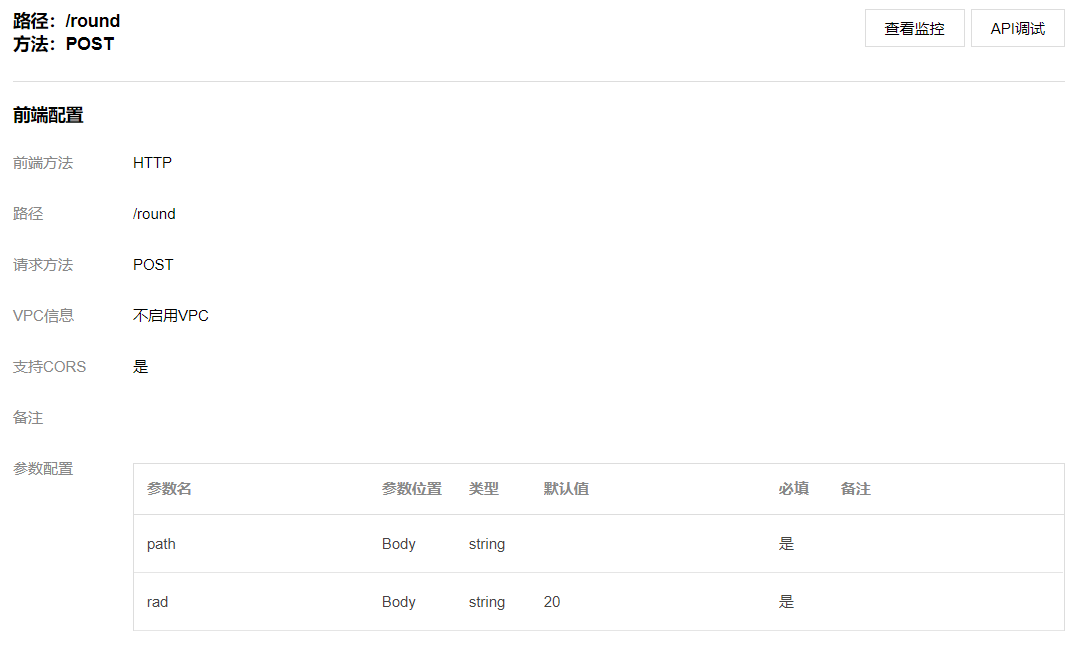
#> input picture API-gateway/pic/api_cogfig.png, 1082 x 653 px
$ python -i image_processing.py   (imports and definitions only)   (older library calls are emulated)
#> lines starting #> are read from the running program, lines starting #| are printed output that depends on the picture; after the words box and inside, x2 and y2 are one past the last pixel; in counts of white or black regions, pixels touching at a corner belong together
import qrcode
from PIL import Image, ImageFont, ImageDraw
import math


# [57 lines left out: functions add_QRCode, rotate, not called in this run]


def round_corner(input_file_addr, ratio=0.15):
    """
    Rounding corner to figure

    Parameters
    ----------
    input_file_addr: The address of input figure
    ratio: The size of round corner

    Returns
    -------
    figure object

    """
#> called with input_file_addr = '../pic/api_cogfig.png', ratio = 0.15
    image = Image.open(input_file_addr)
#> image is the input picture: PIL image 1082x653 RGBA; mean R, G, B, A 252.9, 252.9, 252.9, 255
    imageW, imageH = image.size
#> imageW = 1082; imageH = 653
    radius = (int)(min(imageW, imageH) * ratio)
#> radius = 97
    circle = Image.new('L', (radius * 2, radius * 2), 0)
#> circle: PIL image 194x194 L; every value is 0
    draw = ImageDraw.Draw(circle)
    draw.ellipse((0, 0, radius * 2, radius * 2), fill=255)
    alpha = Image.new('L', image.size, "white")
#> alpha: PIL image 1082x653 L; every value is 255
    w, h = image.size
#> w = 1082; h = 653
    alpha.paste(circle.crop((0, 0, radius, radius)), (0, 0))
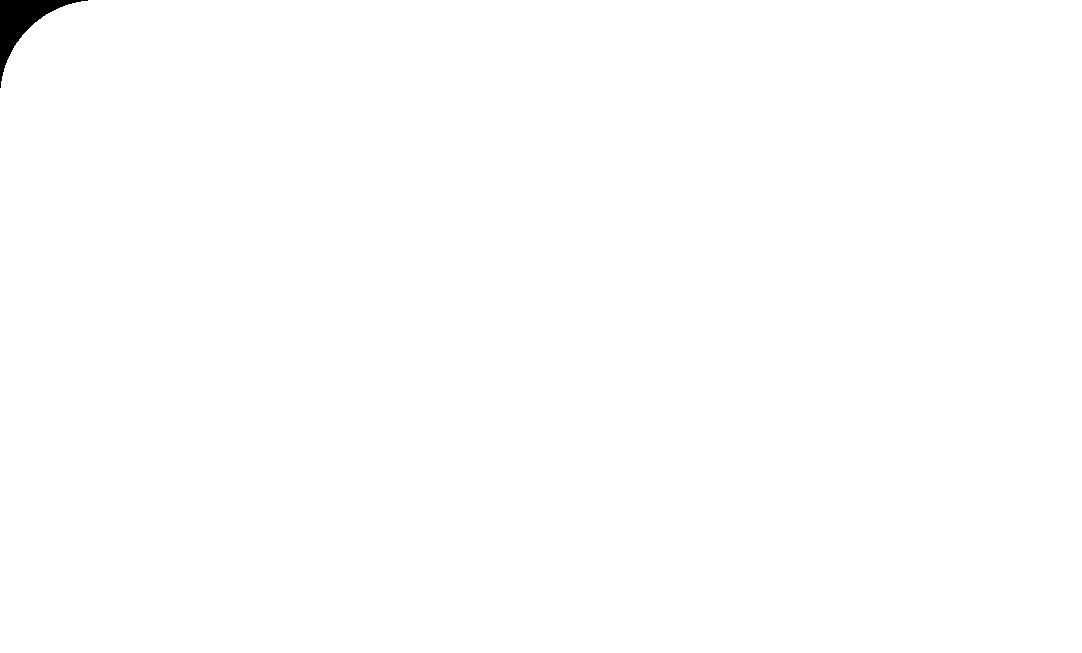
#> alpha: PIL image 1082x653 L; 99.7% white; 1 black region, box (x1, y1, x2, y2) and area: (0, 0, 88, 88) 2051
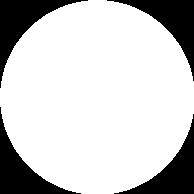
#> circle: PIL image 194x194 L; 79.1% white; 4 black regions, box (x1, y1, x2, y2) and area: (0, 0, 88, 88) 2051, (107, 0, 194, 81) 1963, (0, 107, 81, 194) 1963, (114, 114, 194, 194) 1876
    alpha.paste(circle.crop((0, radius, radius, radius * 2)), (0, h - radius))
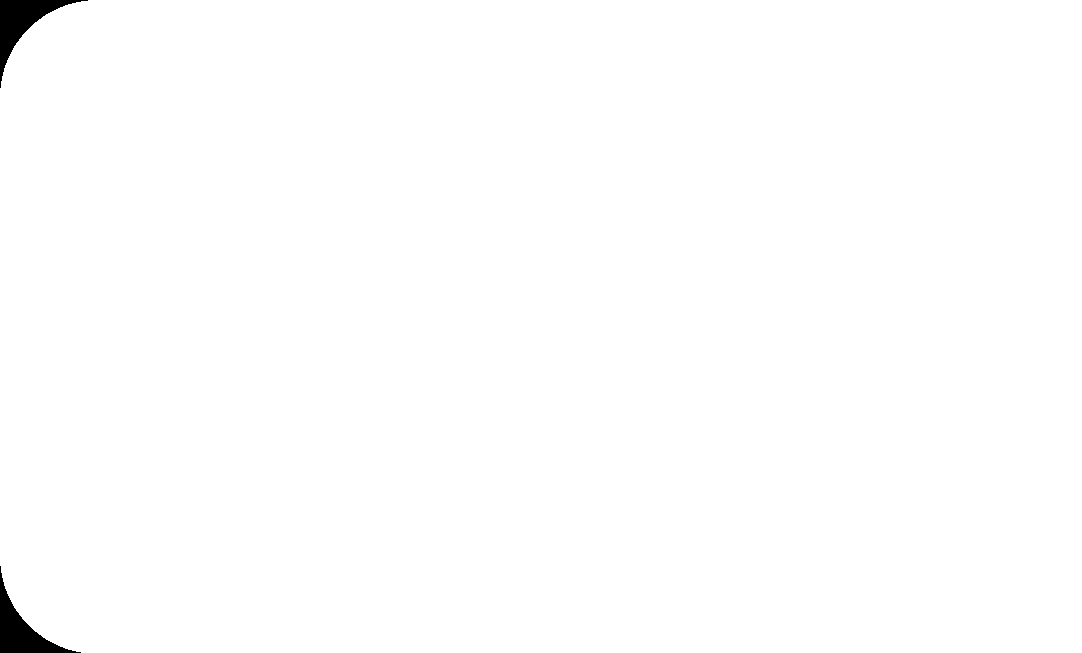
#> alpha: PIL image 1082x653 L; 99.4% white; 2 black regions, box (x1, y1, x2, y2) and area: (0, 0, 88, 88) 2051, (0, 566, 81, 653) 1963
    alpha.paste(circle.crop((radius, 0, radius * 2, radius)), (w - radius, 0))
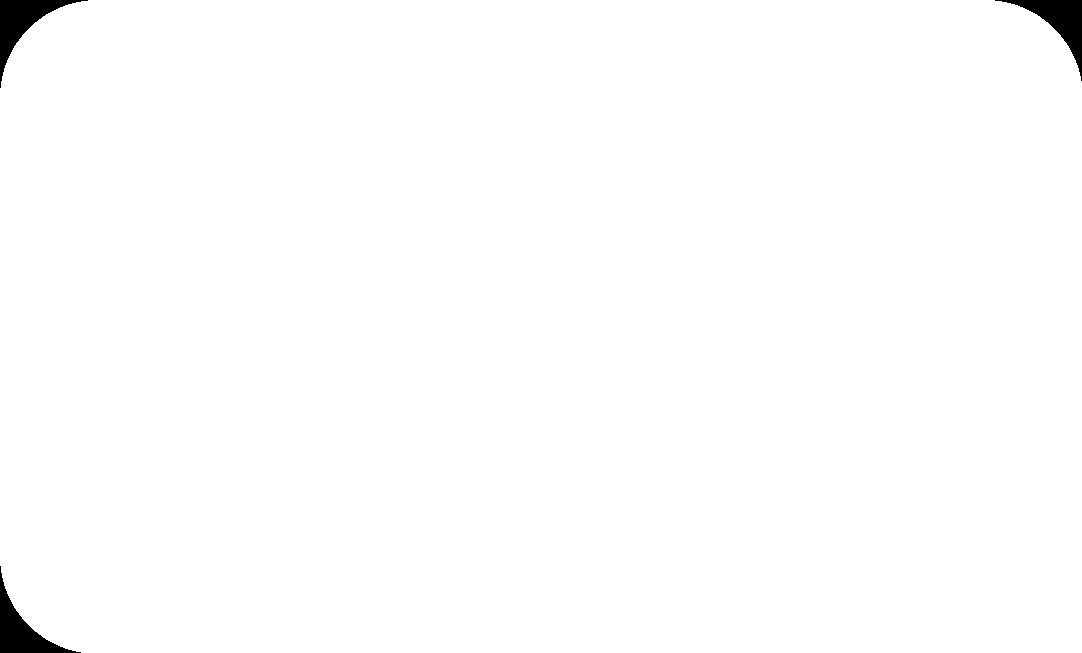
#> alpha: PIL image 1082x653 L; 99.2% white; 3 black regions, box (x1, y1, x2, y2) and area: (0, 0, 88, 88) 2051, (995, 0, 1082, 81) 1963, (0, 566, 81, 653) 1963
    alpha.paste(circle.crop((radius, radius, radius * 2,
                             radius * 2)), (w - radius, h - radius))
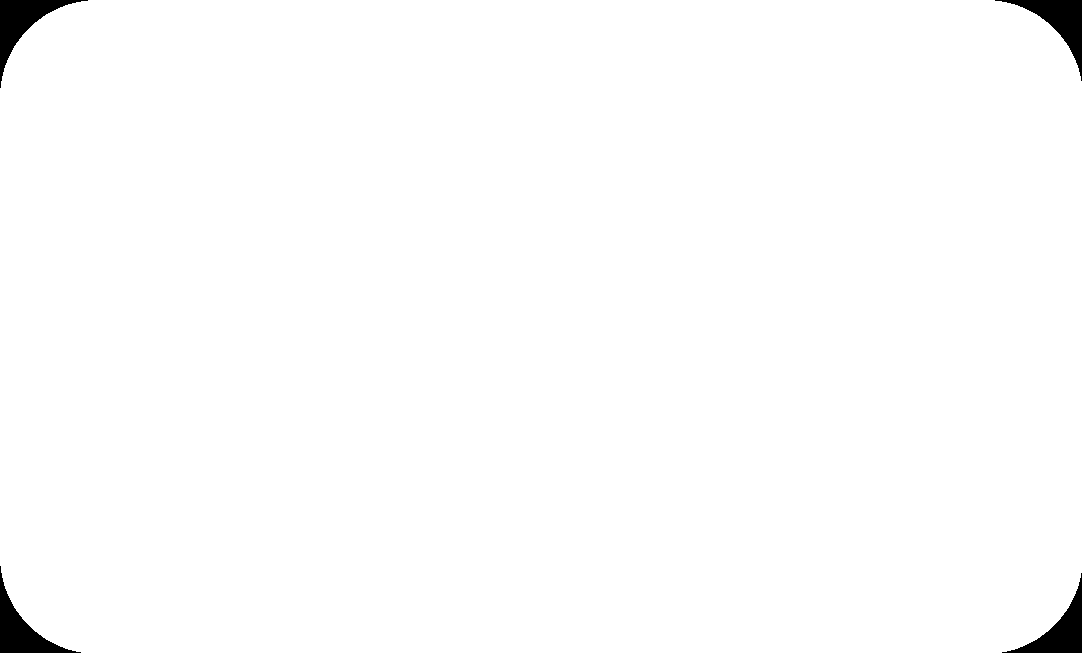
#> alpha: PIL image 1082x653 L; 98.9% white; 4 black regions, box (x1, y1, x2, y2) and area: (0, 0, 88, 88) 2051, (995, 0, 1082, 81) 1963, (0, 566, 81, 653) 1963, (1002, 573, 1082, 653) 1876
    image.putalpha(alpha)
    return image


# [85 lines left out: functions water_mark_text, water_mark_fig, thumbnail, not called in this run]

>>> result = round_corner('../pic/api_cogfig.png')
